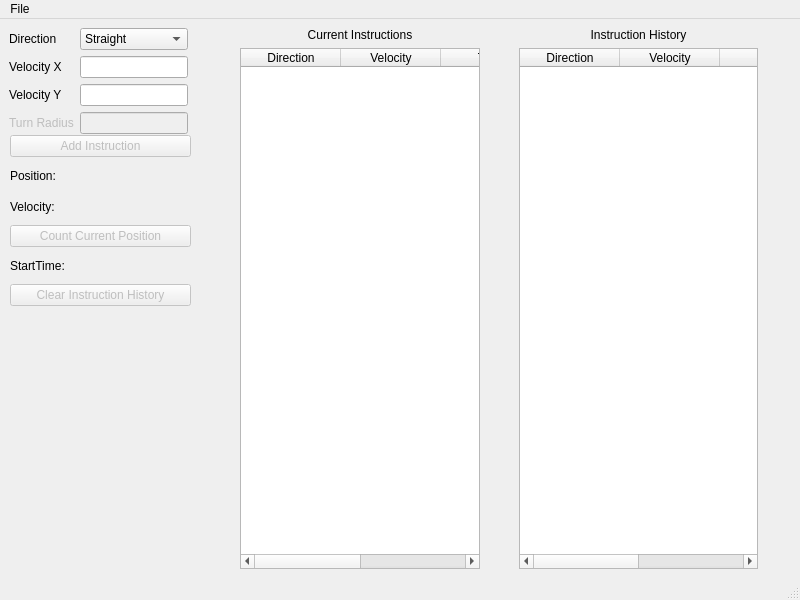
<?xml version="1.0" encoding="UTF-8"?>
<ui version="4.0">
 <class>MainWindow</class>
 <widget class="QMainWindow" name="MainWindow">
  <property name="geometry">
   <rect>
    <x>0</x>
    <y>0</y>
    <width>800</width>
    <height>600</height>
   </rect>
  </property>
  <property name="minimumSize">
   <size>
    <width>800</width>
    <height>600</height>
   </size>
  </property>
  <property name="maximumSize">
   <size>
    <width>1920</width>
    <height>1080</height>
   </size>
  </property>
  <property name="windowTitle">
   <string>MainWindow</string>
  </property>
  <widget class="QWidget" name="centralwidget">
   <widget class="QWidget" name="">
    <property name="geometry">
     <rect>
      <x>9</x>
      <y>9</y>
      <width>179</width>
      <height>100</height>
     </rect>
    </property>
    <layout class="QGridLayout" name="gridLayout">
     <property name="sizeConstraint">
      <enum>QLayout::SetFixedSize</enum>
     </property>
     <item row="2" column="1">
      <widget class="QLineEdit" name="velocityY_lineEdit"/>
     </item>
     <item row="3" column="0">
      <widget class="QLabel" name="turnRadius_label">
       <property name="enabled">
        <bool>false</bool>
       </property>
       <property name="text">
        <string>Turn Radius</string>
       </property>
      </widget>
     </item>
     <item row="1" column="0">
      <widget class="QLabel" name="velocityX_label">
       <property name="text">
        <string>Velocity X</string>
       </property>
      </widget>
     </item>
     <item row="2" column="0">
      <widget class="QLabel" name="velocityY_label">
       <property name="text">
        <string>Velocity Y</string>
       </property>
      </widget>
     </item>
     <item row="1" column="1">
      <widget class="QLineEdit" name="velocityX_lineEdit"/>
     </item>
     <item row="0" column="1">
      <widget class="QComboBox" name="direction_comboBox">
       <item>
        <property name="text">
         <string>Straight</string>
        </property>
       </item>
       <item>
        <property name="text">
         <string>Left</string>
        </property>
       </item>
       <item>
        <property name="text">
         <string>Right</string>
        </property>
       </item>
      </widget>
     </item>
     <item row="0" column="0">
      <widget class="QLabel" name="direction_label">
       <property name="text">
        <string>Direction</string>
       </property>
      </widget>
     </item>
     <item row="3" column="1">
      <widget class="QLineEdit" name="turnRadius_lineEdit">
       <property name="enabled">
        <bool>false</bool>
       </property>
      </widget>
     </item>
    </layout>
   </widget>
   <widget class="QWidget" name="">
    <property name="geometry">
     <rect>
      <x>240</x>
      <y>9</y>
      <width>240</width>
      <height>541</height>
     </rect>
    </property>
    <layout class="QVBoxLayout" name="verticalLayout_2">
     <item>
      <widget class="QLabel" name="currentInstructions_label">
       <property name="text">
        <string>Current Instructions</string>
       </property>
       <property name="alignment">
        <set>Qt::AlignCenter</set>
       </property>
      </widget>
     </item>
     <item>
      <widget class="QTableWidget" name="currentInstructions_tableWidget">
       <property name="editTriggers">
        <set>QAbstractItemView::NoEditTriggers</set>
       </property>
       <column>
        <property name="text">
         <string>Direction</string>
        </property>
       </column>
       <column>
        <property name="text">
         <string>Velocity</string>
        </property>
       </column>
       <column>
        <property name="text">
         <string>Time</string>
        </property>
       </column>
       <column>
        <property name="text">
         <string>Turn Radius</string>
        </property>
       </column>
      </widget>
     </item>
    </layout>
   </widget>
   <widget class="QWidget" name="">
    <property name="geometry">
     <rect>
      <x>519</x>
      <y>9</y>
      <width>239</width>
      <height>541</height>
     </rect>
    </property>
    <layout class="QVBoxLayout" name="verticalLayout_3">
     <item>
      <widget class="QLabel" name="instructionHistory_label">
       <property name="text">
        <string>Instruction History</string>
       </property>
       <property name="alignment">
        <set>Qt::AlignCenter</set>
       </property>
      </widget>
     </item>
     <item>
      <widget class="QTableWidget" name="instructionHistory_tableWidget">
       <property name="editTriggers">
        <set>QAbstractItemView::NoEditTriggers</set>
       </property>
       <column>
        <property name="text">
         <string>Direction</string>
        </property>
       </column>
       <column>
        <property name="text">
         <string>Velocity</string>
        </property>
       </column>
       <column>
        <property name="text">
         <string>Time</string>
        </property>
       </column>
       <column>
        <property name="text">
         <string>Turn Radius</string>
        </property>
       </column>
      </widget>
     </item>
    </layout>
   </widget>
   <widget class="QWidget" name="">
    <property name="geometry">
     <rect>
      <x>10</x>
      <y>116</y>
      <width>181</width>
      <height>171</height>
     </rect>
    </property>
    <layout class="QVBoxLayout" name="verticalLayout">
     <item>
      <widget class="QPushButton" name="addInstruction_pushButton">
       <property name="enabled">
        <bool>false</bool>
       </property>
       <property name="text">
        <string>Add Instruction</string>
       </property>
      </widget>
     </item>
     <item>
      <layout class="QHBoxLayout" name="horizontalLayout">
       <item>
        <widget class="QLabel" name="position_label">
         <property name="text">
          <string>Position:</string>
         </property>
        </widget>
       </item>
       <item>
        <widget class="QLabel" name="positionValue_label">
         <property name="text">
          <string/>
         </property>
        </widget>
       </item>
      </layout>
     </item>
     <item>
      <layout class="QHBoxLayout" name="horizontalLayout_2">
       <item>
        <widget class="QLabel" name="velocity_label">
         <property name="text">
          <string>Velocity:</string>
         </property>
        </widget>
       </item>
       <item>
        <widget class="QLabel" name="velocityValue_label">
         <property name="text">
          <string/>
         </property>
        </widget>
       </item>
      </layout>
     </item>
     <item>
      <widget class="QPushButton" name="countPosition_pushButton">
       <property name="enabled">
        <bool>false</bool>
       </property>
       <property name="text">
        <string>Count Current Position</string>
       </property>
      </widget>
     </item>
     <item>
      <layout class="QHBoxLayout" name="horizontalLayout_3">
       <item>
        <widget class="QLabel" name="startTime_label">
         <property name="text">
          <string>StartTime:</string>
         </property>
        </widget>
       </item>
       <item>
        <widget class="QLabel" name="startTimeValue_label">
         <property name="text">
          <string/>
         </property>
        </widget>
       </item>
      </layout>
     </item>
     <item>
      <widget class="QPushButton" name="clearInstructions_pushButton">
       <property name="enabled">
        <bool>false</bool>
       </property>
       <property name="text">
        <string>Clear Instruction History</string>
       </property>
      </widget>
     </item>
    </layout>
   </widget>
  </widget>
  <widget class="QMenuBar" name="menubar">
   <property name="geometry">
    <rect>
     <x>0</x>
     <y>0</y>
     <width>800</width>
     <height>21</height>
    </rect>
   </property>
   <widget class="QMenu" name="menuLab_1_3">
    <property name="title">
     <string>File</string>
    </property>
    <addaction name="separator"/>
    <addaction name="actionOpen"/>
    <addaction name="actionSave"/>
   </widget>
   <addaction name="menuLab_1_3"/>
  </widget>
  <widget class="QStatusBar" name="statusbar"/>
  <action name="actionOpen">
   <property name="text">
    <string>Open</string>
   </property>
   <property name="shortcutContext">
    <enum>Qt::WindowShortcut</enum>
   </property>
   <property name="menuRole">
    <enum>QAction::TextHeuristicRole</enum>
   </property>
  </action>
  <action name="actionSave">
   <property name="text">
    <string>Save</string>
   </property>
  </action>
 </widget>
 <resources/>
 <connections/>
</ui>
